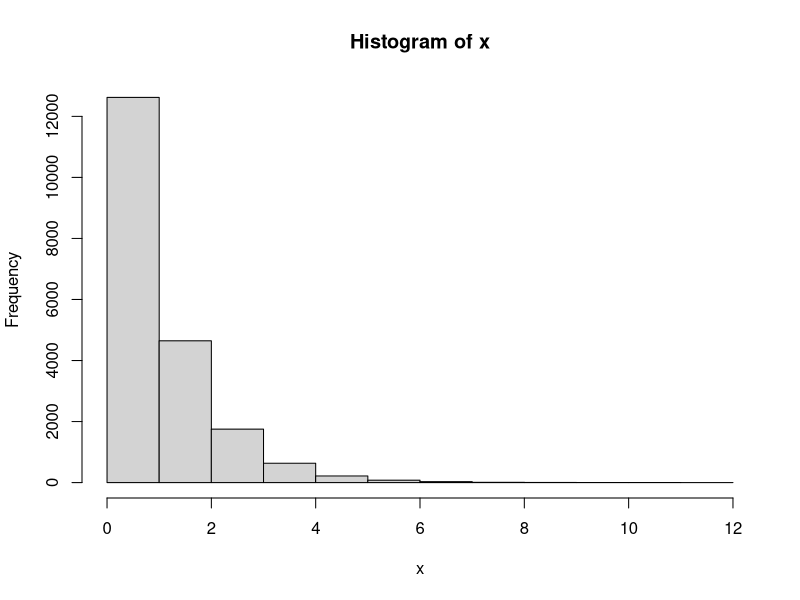
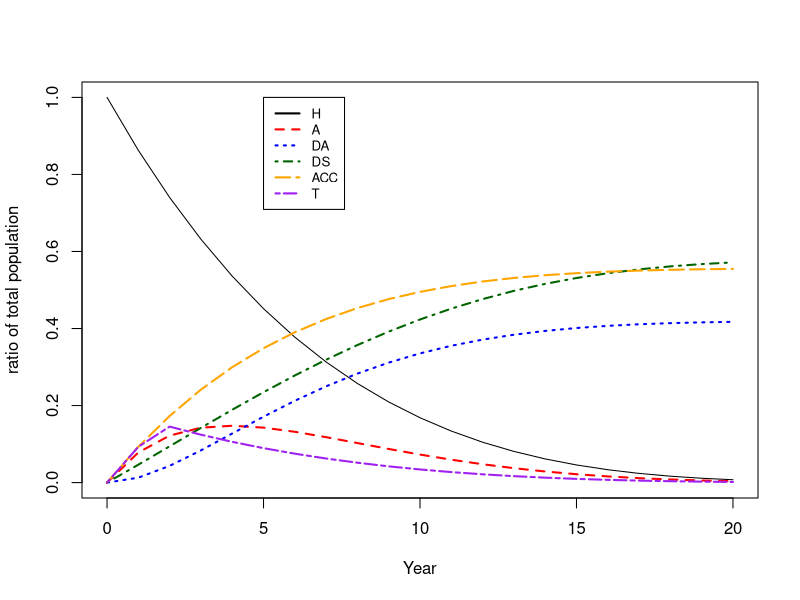
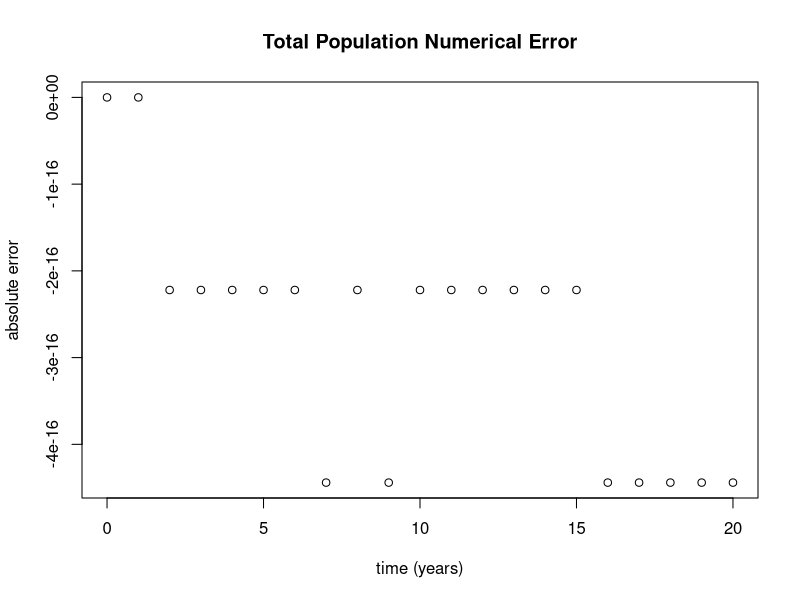

Generate these figures, in order, with R:
## ---- chunk 1
knitr::opts_chunk$set(echo = TRUE)
library(Matrix)
## ---- chunk 2
x <- rexp(20000)

hist(x)

mean(x)
median(x)

# Percentage in first time cycle
sum(x < 1) / length(x)
## ---- chunk 3
hiv_monotherapy_tp <- matrix(c(0.721, 0.202, 0.067, 0.010,
                               0.000, 0.581, 0.407, 0.012,
                               0.000, 0.000, 0.750, 0.250,
                               0.000, 0.000, 0.000, 1.000), 
                               nrow=4, byrow=TRUE,
                               dimnames=list(c("A", "B", "C", "D"),
                                             c("A", "B", "C", "D")))
hiv_monotherapy_tp                                          
## ---- chunk 4
V  <- eigen(hiv_monotherapy_tp)$vectors
iV <- solve(V)
Ap <- iV %*% hiv_monotherapy_tp %*% V

Ap
## ---- chunk 5
lAp <- diag(log(diag(Ap)), nrow(Ap), ncol(Ap))

R  <- V %*% lAp %*% iV

R 
## ---- chunk 6
R[abs(R) < 1e-6 ] <- 0


rownames(R) <- c("A", "B", "C", "D")
colnames(R) <- c("A", "B", "C", "D")

round(R, 3)
## ---- chunk 7
expm(R)
## ---- chunk 8
# A more plausible death rate for 'A', 'B'
R['A', 'D'] <- 0
R['B', 'D'] <- 0

diag(R) <- diag(R) - rowSums(R) # Keep it Markovian
round(expm(R), 3)
## ---- chunk 9

RwAcc <- cbind(rbind(R, rep(0, 4)), rep(0, 5))
rownames(RwAcc) <- c("A", "B", "C", "D", "AccBC")
colnames(RwAcc) <- c("A", "B", "C", "D", "AccBC")

RwAcc['B', 'AccBC'] <- RwAcc['B', 'C']
round(expm(RwAcc), 3)
## ---- chunk 10
rate_secular_death_by_age <- function(t, h=1, a=0.1, b=1/1200)
{
  (b/a) * (exp(a*t) - exp(a*(t-h)))
}
## ---- chunk 11
markov_rate_matrices<- function(t, h=1)
{
  lapply(t, function(tt){
    r.secular <- rate_secular_death_by_age(tt+40, h)
  
    x <- matrix(c(0.0, 0.1, 0.0, r.secular,
                  0.0, 0.0, 0.3, r.secular,
                  0.0, 0.0, 0.0, 0.0,
                  0.0, 0.0, 0.0, 0.0),
           nrow=4,
           ncol=4,
           byrow=TRUE,
           dimnames=list(c("H", "A", "DA", "DS"),
                         c("H", "A", "DA", "DS")))
  
    diag(x) <- -rowSums(x)
    x
  })
}
## ---- chunk 12
non_markov_rate_matrices <- function(t, h=1)
{
  markov     <- markov_rate_matrices(t, h)
  non_markov <- list()
  for(i in t)
  {
    # Expand matrix
    non_markov[[i]] <- cbind(markov[[i]],     matrix(rep(0, 16), nrow=4))
    non_markov[[i]] <- rbind(non_markov[[i]], matrix(rep(0, 32), nrow=4))
  }
  
  
  lapply(non_markov, function(m){
    # Put in State Names
    rownames(m) <- c("H", "A", "DA" ,"DS", "ACC", "T1", "T2", "N")
    colnames(m) <- c("H", "A", "DA" ,"DS", "ACC", "T1", "T2", "N")
    
    # Define Accumulator
    m["H", "ACC"] <- m["H", "A"] 
    
    # Define Tunnel state entry
    m["H", "T1"]  <- m["H", "A"]
    
    m  # Note: Tunnel states are not fully defined at this point.
  })

}

## ---- chunk 13
transition_prob <- function(t, h=1)
{
  # Embed the matrices into the timesteps
  tp <- lapply(non_markov_rate_matrices(t, h), function(m) expm(m*h))
  
  lapply(tp, function(m)
  {
    # It is possible to exit tunnel to external risk of death
    m["T1", "N"]  <- m["A", "DA"] + m["A", "DS"]
    m["T1", "T1"] <- 0  # Cannot remain in tunnel
    m["T1", "T2"] <- 1-m["T1", "N"] # The tunnel is everything else 

    # T2 is terminal state
    m["T2", "T2"] <- 0
    m["T2", "N"]  <- 1
    
    # Note: At this point, the "N" state could be stripped as it was
    #       only required for the embedding, and serves no other purpose
    #       at this point
    
    states <- c("H", "A", "DA", "DS", "ACC", "T1" ,"T2")
    m[states, states]
  })
}
## ---- chunk 14
Y <- t(c(H=1, A=0, DA=0, DS=0, ACC=0, T1=0, T2=0))

simulation <- do.call(rbind, lapply(transition_prob(1:20), function(tp) {
  Y <<- Y %*% tp
}))

simulation <- rbind(
  c(H=1, A=0, DA=0, DS=0, ACC=0, T1=0, T2=0), 
  simulation
)
## ---- chunk 15
plot(0:20, simulation[,"H"], ylim=c(0,1), typ="l", ylab="ratio of total population", xlab="Year")


lines(0:20, simulation[,"A"],   col="red",       lty=2, lwd=2)
lines(0:20, simulation[,"DA"],  col="blue",      lty=3, lwd=2)
lines(0:20, simulation[,"DS"],  col="darkgreen", lty=4, lwd=2)
lines(0:20, simulation[,"ACC"], col="orange",    lty=5, lwd=2)
lines(0:20, rowSums(simulation[,c("T1", "T2")]), col="purple", lty=6, lwd=2)

legend(5, 1.0, c("H", "A", "DA", "DS", "ACC", "T"), lty=1:6, 
       col=c("black", "red", "blue", "darkgreen", "orange", "purple"), cex=0.8, lwd=2)
## ---- chunk 16
plot(0:20, 1-rowSums(simulation[,c("H", "A", "DA", "DS")]), xlab="time (years)", 
     ylab="absolute error", main="Total Population Numerical Error")
## ---- chunk 17

# Better accuracy that "life-table" aka trapezoidal method
alt_simp_coef <- function(i) c(17, 59, 43, 49, rep(48, i-8), 49, 43, 59, 17) / 48
alt_simp      <- function(x,h) h*sum(alt_simp_coef(length(x)) * x)
## ---- chunk 18
1000*simulation[21,"ACC"] # The last point is the total
## ---- chunk 19
  alt_simp(rowSums(simulation[,c("H", "A")]), 1)
## ---- chunk 20
  alt_simp(rowSums(simulation[,c("T1", "T2")]), 1)
## ---- chunk 21
  alt_simp(rowSums(simulation[,c("H", "A")]), 1) - 
  alt_simp(rowSums(simulation[,c("T1", "T2")]), 1)
